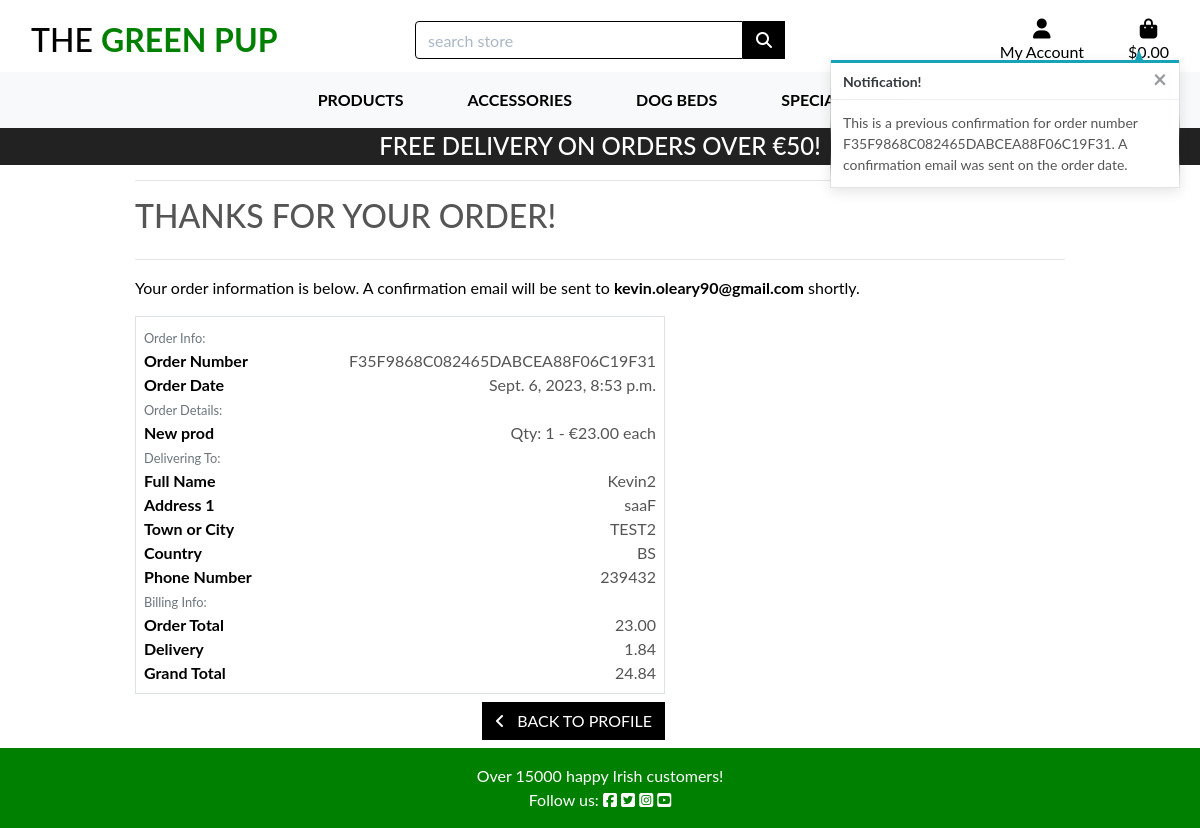
The page /profile/old_orders/F35F9868C082465DABCEA88F06C19F31 on the database its author committed.
### checkout/models.py (models this page shows, shortened)
class Order(models.Model):
    full_name = models.CharField(max_length=55, null=False, blank=False)
    user_profile=models.ForeignKey(UserProfile, on_delete=models.SET_NULL,
                                    blank=True, null=True, related_name='orders')
    phone_number = models.CharField(max_length=25, null=False, blank=False)
    email = models.EmailField(max_length=200, null=False, blank=False)
    order_number = models.CharField(max_length=35, null=False, editable=False)
    postal_code = models.CharField(max_length=15, null=True, blank=True)
    town_or_city = models.CharField(max_length=45, null=False, blank=False)
    street_address1 = models.CharField(max_length=70, null=False, blank=False)
    street_address2 = models.CharField(max_length=70, null=True, blank=True)
    county = models.CharField(max_length=40, null=True, blank=True)
    country = CountryField(blank_label='Country *', null=False, blank=False)
    date = models.DateTimeField(auto_now_add=True)
    delivery_cost = models.DecimalField(max_digits=6, decimal_places=2, null=False, default=0)
    order_total = models.DecimalField(max_digits=10, decimal_places=2, null=False, default=0)
    grand_total = models.DecimalField(max_digits=10, decimal_places=2, null=False, default=0)
    original_bag = models.TextField(null=False, blank=False, default='')
    stripe_pid = models.CharField(max_length=254, null=False, blank=False, default='')

class OrderLineItem(models.Model):
    product = models.ForeignKey(Product, null=False, blank=False, on_delete=models.CASCADE)
    order = models.ForeignKey(Order, null=False, blank=False, on_delete=models.CASCADE, related_name='lineitems')
    num_of_items = models.IntegerField(null=False, blank=False, default=0)
    lineitem_total = models.DecimalField(max_digits=6, decimal_places=2, null=False, blank=False, editable=False)

### products/models.py (models this page shows, shortened)
class Product(models.Model):
    category=models.ForeignKey('Category',blank=True, null=True, on_delete=models.SET_NULL)
    name=models.CharField(max_length=100)
    sku=models.CharField(max_length=150)
    description=models.TextField(max_length=500)
    price=models.DecimalField(max_digits=6,decimal_places=2)
    policy=models.ForeignKey('Policies',blank=True,null=True, on_delete=models.SET_NULL)
    image=models.ImageField(null=True,blank=True)
    on_sale=models.BooleanField(default=False)
    discount_percent=models.CharField(max_length=10,blank=True,null=True)
    in_stock=models.BooleanField(default=True)
    product_status=models.ForeignKey('ProductStatus',blank=True,null=True, on_delete=models.SET_NULL)
    meta_title=models.CharField(max_length=61,blank=True,null=True)
    meta_description=models.CharField(max_length=61,blank=True,null=True)

### profiles/views.py (the view)
# urls.py: path('old_orders/<order_number>', views.order_history, name='order_history'),
def order_history(request, order_number):
    order = get_object_or_404(Order, order_number=order_number)
    messages.info(request, (
        f'This is a previous confirmation for order number {order_number}. '
        'A confirmation email was sent on the order date.'
    ))
    context = {
        'order': order,
        'from_profile': True,
    }
    return render(request, 'checkout/checkout_success.html', context)

### bag/contexts.py (called while the page is built, shortened)
def bag_contents(request):
    bag_items = []
    product_quantity = 0
    total = 0
    bag = request.session.get('bag', {})
    if total < settings.FREE_DELIVERY_THRESHOLD:
        delivery = total * Decimal(settings.STANDARD_DELIVERY_PERCENT / 100)
        free_delivery_left = settings.FREE_DELIVERY_THRESHOLD - total
    else:
        delivery = 0
        free_delivery_left = 0
    grand_total = total + delivery
    context = {
        'bag_items': bag_items,
        'total':total,
        'grand_total': grand_total,
        'product_quantity': product_quantity,
        'delivery': delivery,
        'free_delivery_left': free_delivery_left,
        'free_delivery_threshold': settings.FREE_DELIVERY_THRESHOLD,
    }
    return context

### checkout/templates/checkout/checkout_success.html (shortened to what this page needs)
{% extends "base.html" %}
{% load static %}
{% block extra_css %}
    <link rel="stylesheet" href="{% static 'checkout/css/checkout.css' %}">
{% endblock %}
{% block page_header %}
    <div class="container product-container">
    </div>
{% endblock %}
{% block content %}
<div class="overlay"></div>
<div class="container">
    <div class="row">
        <div class="col">
            <hr>
            <h2 class="logo-font mb-4">Thanks for your order!</h2>
            <hr>
            <p class="text-black">Your order information is below. A confirmation email will be sent to <strong>{{ order.email }}</strong> shortly.</p>
        </div>
    </div>
    <div class="row">
        <div class="col-12 col-lg-7">
            <div class="order-confirmation-wrapper p-2 border">
                <div class="row">
                    <div class="col">
                        <small class="text-muted">Order Info:</small>
                    </div>
                </div>
                <div class="row">
                    <div class="col-12 col-md-4">
                        <p class="mb-0 text-black font-weight-bold">Order Number</p>
                    </div>
                    <div class="col-12 col-md-8 text-md-right">
                        <p class="mb-0">{{ order.order_number }}</p>
                    </div>
                </div>
                <div class="row">
                    <div class="col-12 col-md-4">
                        <p class="mb-0 text-black font-weight-bold">Order Date</p>
                    </div>
                    <div class="col-12 col-md-8 text-md-right">
                        <p class="mb-0">{{ order.date }}</p>
                    </div>
                </div>
                <div class="row">
                    <div class="col">
                        <small class="text-muted">Order Details:</small>
                    </div>
                </div>
                {% for item in order.lineitems.all %}
                <div class="row">
                    <div class="col-12 col-md-4">
                        <p class="mb-0 text-black font-weight-bold">
                            {{ item.product.name }}
                        </p>
                    </div>
                    <div class="col-12 col-md-8 text-md-right">
                        <p class="mb-0">Qty: {{ item.num_of_items }} - €{{ item.product.price }} each</p>
                    </div>
                </div>
                {% endfor %}
                <div class="row">
                    <div class="col">
                        <small class="text-muted">Delivering To:</small>
                    </div>
                </div>
                <div class="row">
                    <div class="col-12 col-md-4">
                        <p class="mb-0 text-black font-weight-bold">Full Name</p>
                    </div>
                    <div class="col-12 col-md-8 text-md-right">
                        <p class="mb-0">{{ order.full_name }}</p>
                    </div>
                </div>
                <div class="row">
                    <div class="col-12 col-md-4">
                        <p class="mb-0 text-black font-weight-bold">Address 1</p>
                    </div>
                    <div class="col-12 col-md-8 text-md-right">
                        <p class="mb-0">{{ order.street_address1 }}</p>
                    </div>
                </div>
                <div class="row">
                    <div class="col-12 col-md-4">
                        <p class="mb-0 text-black font-weight-bold">Town or City</p>
                    </div>
                    <div class="col-12 col-md-8 text-md-right">
                        <p class="mb-0">{{ order.town_or_city }}</p>
                    </div>
                </div>
                <div class="row">
                    <div class="col-12 col-md-4">
                        <p class="mb-0 text-black font-weight-bold">Country</p>
                    </div>
                    <div class="col-12 col-md-8 text-md-right">
                        <p class="mb-0">{{ order.country }}</p>
                    </div>
                </div>
                <div class="row">
                    <div class="col-12 col-md-4">
                        <p class="mb-0 text-black font-weight-bold">Phone Number</p>
                    </div>
                    <div class="col-12 col-md-8 text-md-right">
                        <p class="mb-0">{{ order.phone_number }}</p>
                    </div>
                </div>
                <div class="row">
                    <div class="col">
                        <small class="text-muted">Billing Info:</small>
                    </div>
                </div>
                <div class="row">
                    <div class="col-12 col-md-4">
                        <p class="mb-0 text-black font-weight-bold">Order Total</p>
                    </div>
                    <div class="col-12 col-md-8 text-md-right">
                        <p class="mb-0">{{ order.order_total }}</p>
                    </div>
                </div>
                <div class="row">
                    <div class="col-12 col-md-4">
                        <p class="mb-0 text-black font-weight-bold">Delivery</p>
                    </div>
                    <div class="col-12 col-md-8 text-md-right">
                        <p class="mb-0">{{ order.delivery_cost }}</p>
                    </div>
                </div>
                <div class="row">
                    <div class="col-12 col-md-4">
                        <p class="mb-0 text-black font-weight-bold">Grand Total</p>
                    </div>
                    <div class="col-12 col-md-8 text-md-right">
                        <p class="mb-0">{{ order.grand_total }}</p>
                    </div>
                </div>
            </div>
        </div>
    </div>
    <div class="row">
        <div class="col-12 col-lg-7 text-right">
            {% if from_profile %}
                <a href="{% url 'profile' %}" class="btn btn-black rounded-0 my-2">
                    <span class="icon mr-2">
                        <i class="fas fa-angle-left"></i>
                    </span>
                    <span class="text-uppercase">Back to Profile</span>
                </a>
            {% endif %}
        </div>
    </div>
</div>
{% endblock %}

### static/css/base.css (style rules this page uses)
html { height: 100%; }
body { background: url('https://dogbeds-2f2abe44d7a8.s3.eu-north-1.amazonaws.com/media/hero-dog.jpg') no-repeat center center fixed; background-size: cover; height: calc(100vh - 164px); color: #555; font-family: 'Lato'; }
.logo-font { text-transform: uppercase; }
.btn-black { background: black; color: white; }
.text-black { color: #000 !important; }
.overlay { height: 100%; width: 100%; top: 0; left: 0; position: fixed; background: white; z-index: -1; }
@media (min-width: 1200px) { .container { max-width: 80%; } }
@media (min-width: 992px) { .product-container { padding-top: 164px; } }

### rows shown on the page
Order: email "kevin.oleary90@gmail.com", order_number "F35F9868C082465DABCEA88F06C19F31", date "Sept. 6, 2023, 8:53 p.m.", full_name "Kevin2", street_address1 "saaF", town_or_city "TEST2", country "BS", phone_number "239432", order_total "23.00", delivery_cost "1.84", grand_total "24.84"
OrderLineItem: product.name "New prod", num_of_items "1", product.price "23.00"

### other values the page prints
{{ free_delivery_threshold }} "50"
{{ message }} "This is a previous confirmation for order number F35F9868C082465DABCEA88F06C19F31. A confirmation email was sent on the order date."
